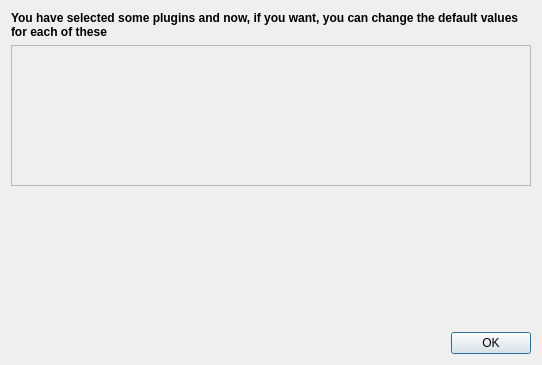
<ui version="4.0" >
 <class>InitPluginsProperties</class>
 <widget class="QDialog" name="InitPluginsProperties" >
  <property name="geometry" >
   <rect>
    <x>0</x>
    <y>0</y>
    <width>542</width>
    <height>365</height>
   </rect>
  </property>
  <property name="windowTitle" >
   <string>Set plugins properties - VisualNetkit</string>
  </property>
  <layout class="QVBoxLayout" >
   <item>
    <widget class="QLabel" name="label" >
     <property name="font" >
      <font>
       <weight>75</weight>
       <bold>true</bold>
      </font>
     </property>
     <property name="text" >
      <string>You have selected some plugins and now, if you want, you can change the default values for each of these</string>
     </property>
     <property name="wordWrap" >
      <bool>true</bool>
     </property>
    </widget>
   </item>
   <item>
    <widget class="QToolBox" name="pluginsToolBox" >
     <property name="sizePolicy" >
      <sizepolicy vsizetype="MinimumExpanding" hsizetype="Preferred" >
       <horstretch>0</horstretch>
       <verstretch>0</verstretch>
      </sizepolicy>
     </property>
     <property name="frameShape" >
      <enum>QFrame::StyledPanel</enum>
     </property>
     <property name="currentIndex" >
      <number>-1</number>
     </property>
    </widget>
   </item>
   <item>
    <spacer>
     <property name="orientation" >
      <enum>Qt::Vertical</enum>
     </property>
     <property name="sizeHint" stdset="0" >
      <size>
       <width>20</width>
       <height>40</height>
      </size>
     </property>
    </spacer>
   </item>
   <item>
    <widget class="QDialogButtonBox" name="buttonBox" >
     <property name="orientation" >
      <enum>Qt::Horizontal</enum>
     </property>
     <property name="standardButtons" >
      <set>QDialogButtonBox::Ok</set>
     </property>
    </widget>
   </item>
  </layout>
 </widget>
 <resources/>
 <connections/>
</ui>
